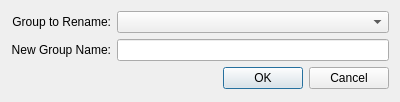
<?xml version="1.0" encoding="UTF-8"?>
<ui version="4.0">
 <class>CatarinaRenameGroupW</class>
 <widget class="QDialog" name="CatarinaRenameGroupW">
  <property name="geometry">
   <rect>
    <x>0</x>
    <y>0</y>
    <width>400</width>
    <height>102</height>
   </rect>
  </property>
  <property name="windowTitle">
   <string>Rename Group</string>
  </property>
  <layout class="QGridLayout" name="gridLayout">
   <item row="0" column="0">
    <widget class="QLabel" name="label">
     <property name="text">
      <string>Group to Rename:</string>
     </property>
     <property name="alignment">
      <set>Qt::AlignRight|Qt::AlignTrailing|Qt::AlignVCenter</set>
     </property>
    </widget>
   </item>
   <item row="0" column="1">
    <widget class="QComboBox" name="cb_group_to_rename"/>
   </item>
   <item row="1" column="0">
    <widget class="QLabel" name="label_2">
     <property name="text">
      <string>New Group Name:</string>
     </property>
     <property name="alignment">
      <set>Qt::AlignRight|Qt::AlignTrailing|Qt::AlignVCenter</set>
     </property>
    </widget>
   </item>
   <item row="1" column="1">
    <widget class="QLineEdit" name="le_new_group_name"/>
   </item>
   <item row="2" column="0" colspan="2">
    <widget class="QDialogButtonBox" name="buttonBox">
     <property name="orientation">
      <enum>Qt::Horizontal</enum>
     </property>
     <property name="standardButtons">
      <set>QDialogButtonBox::Cancel|QDialogButtonBox::Ok</set>
     </property>
    </widget>
   </item>
  </layout>
 </widget>
 <resources/>
 <connections>
  <connection>
   <sender>buttonBox</sender>
   <signal>accepted()</signal>
   <receiver>CatarinaRenameGroupW</receiver>
   <slot>accept()</slot>
   <hints>
    <hint type="sourcelabel">
     <x>248</x>
     <y>254</y>
    </hint>
    <hint type="destinationlabel">
     <x>157</x>
     <y>274</y>
    </hint>
   </hints>
  </connection>
  <connection>
   <sender>buttonBox</sender>
   <signal>rejected()</signal>
   <receiver>CatarinaRenameGroupW</receiver>
   <slot>reject()</slot>
   <hints>
    <hint type="sourcelabel">
     <x>316</x>
     <y>260</y>
    </hint>
    <hint type="destinationlabel">
     <x>286</x>
     <y>274</y>
    </hint>
   </hints>
  </connection>
 </connections>
</ui>
